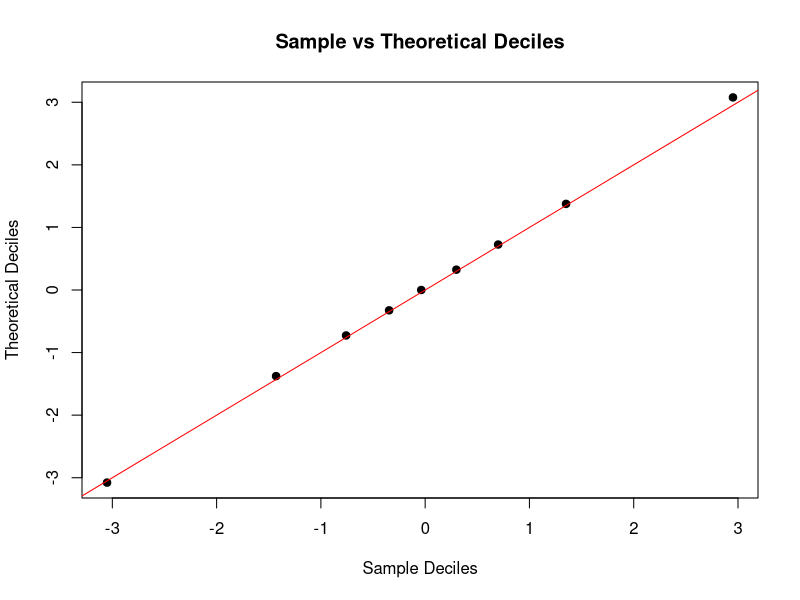

This figure's R source:
## ---- chunk 1
library("coda")
target_density <- function(x) {
  return(1 / (pi * (1 + x^2)))
}
metropolis_hastings <- function(iterations, start_value, proposal_df) {
  samples <- numeric(iterations)
  samples[1] <- start_value
  
  for (i in 2:iterations) {
    proposal <- samples[i - 1] + rt(1, df = proposal_df)
    acceptance_ratio <- target_density(proposal) / target_density(samples[i - 1])
    if (runif(1) < acceptance_ratio) {
      samples[i] <- proposal
    } else {
      samples[i] <- samples[i - 1]
    }
  }
  
  return(samples)
}
set.seed(42)
iterations <- 10000
start_value <- 0
proposal_df <- 1
num_chains <- 3 
chains <- lapply(1:num_chains, function(i) metropolis_hastings(iterations, start_value, proposal_df))
mcmc_chains <- mcmc.list(lapply(chains, as.mcmc))
gelman_diag <- gelman.diag(mcmc_chains)
print(gelman_diag)
if (all(gelman_diag$psrf < 1.2)) {
  cat("Chains have approximately converged ( R_hat < 1.2).\n")
} else {
  cat("Chains have not yet converged.\n")
}
samples_burned <- unlist(lapply(chains, function(chain) chain[-(1:1000)]))
sample_deciles <- quantile(samples_burned, probs = seq(0.1, 0.9, by = 0.1))
theoretical_deciles <- qcauchy(seq(0.1, 0.9, by = 0.1))
decile_comparison <- data.frame(
  Decile = seq(0.1, 0.9, by = 0.1),
  Sample_Deciles = sample_deciles,
  Theoretical_Deciles = theoretical_deciles
)
print(decile_comparison)
plot(sample_deciles, theoretical_deciles, main = "Sample vs Theoretical Deciles",
     xlab = "Sample Deciles", ylab = "Theoretical Deciles", pch = 19)
abline(0, 1, col = "red") 
## ---- chunk 2
library(coda)
a <- 2
b <- 2
n <- 10
num_samples <- 10000  
num_chains <- 3       
chains <- vector("list", num_chains)
for (chain in 1:num_chains) {
  x <- 0
  y <- 0.5
  samples <- matrix(0, nrow = num_samples, ncol = 2)
  
  for (i in 1:num_samples) {
    x <- rbinom(1, n, y)
    y <- rbeta(1, x + a, n - x + b)
    samples[i, ] <- c(x, y)
  }
  chains[[chain]] <- as.mcmc(samples)
}
gelman_diag <- gelman.diag(mcmc.list(chains))
print(gelman_diag)
if (all(gelman_diag$psrf < 1.2)) {
  cat("Chains have approximately converged.\n")
} else {
  cat("Chains have not yet converged.\n")
}
